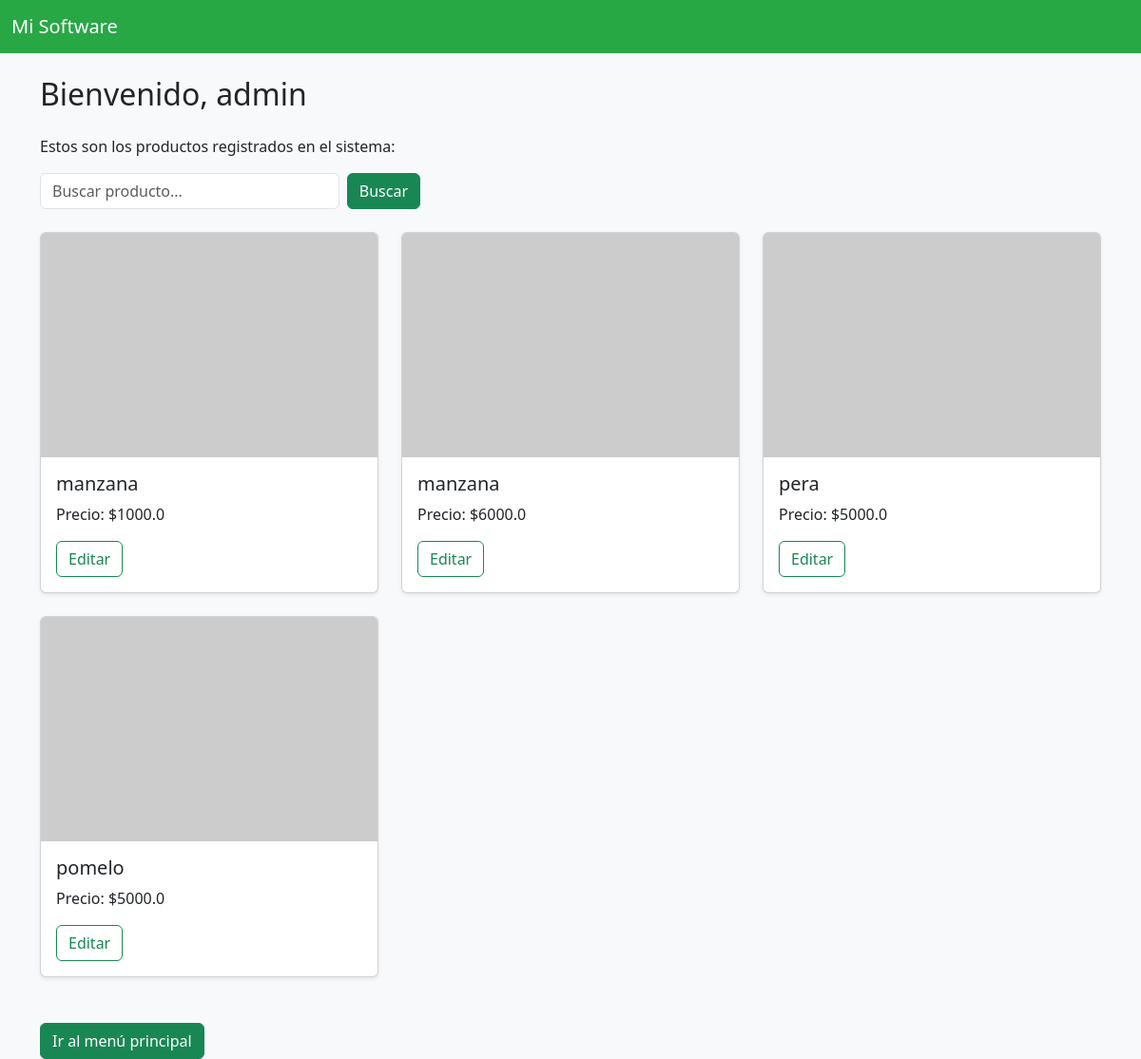
The page /inicio (signed in) on the database as committed earlier.
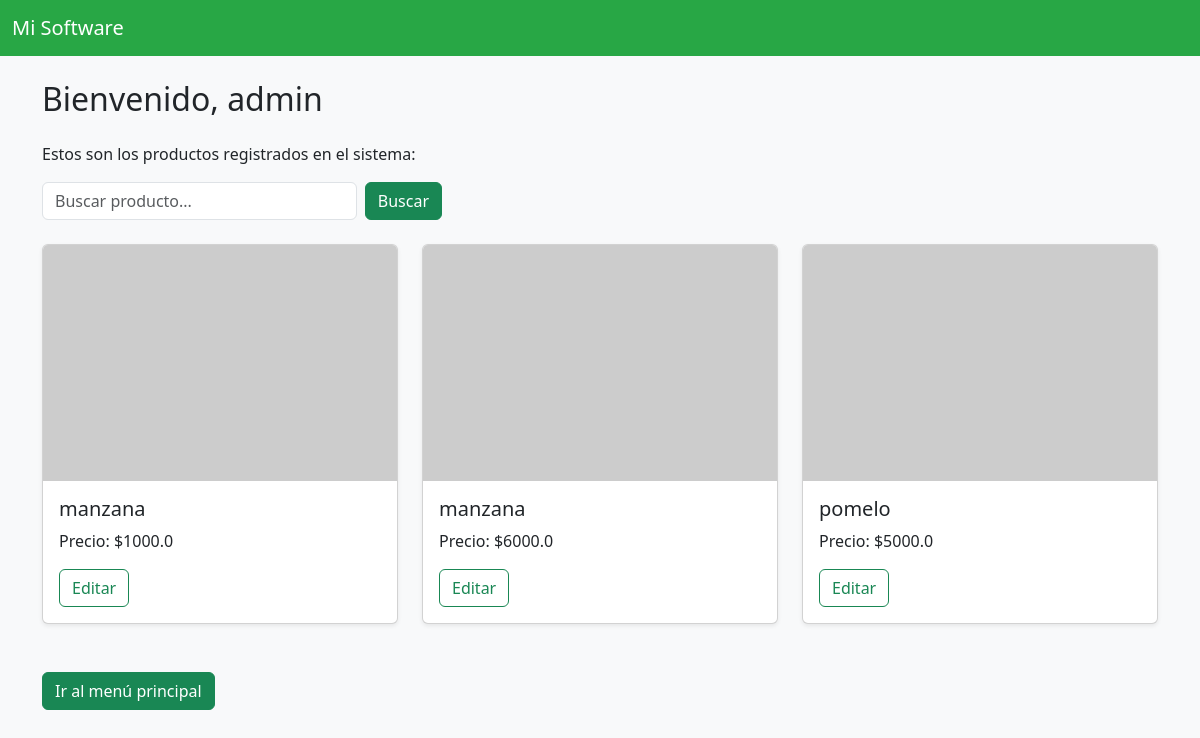
The same page on the database as committed later.
### tables this page shows
CREATE TABLE productos (
    id INTEGER PRIMARY KEY AUTOINCREMENT,
    nombre TEXT NOT NULL,
    precio REAL NOT NULL
, imagen TEXT);

### app.py (the view)
@app.route('/inicio', methods=['GET', 'POST'])
def inicio():
    if 'usuario' in session:
        conn = sqlite3.connect('database.db')
        cursor = conn.cursor()
        if request.method == 'POST':
            filtro = request.form['filtro']
            cursor.execute("SELECT * FROM productos WHERE nombre LIKE ?", ('%' + filtro + '%',))
        else:
            cursor.execute("SELECT * FROM productos")
        productos = cursor.fetchall()
        conn.close()
        if 'carrito' not in session:
            session['carrito'] = []
        total = calcular_total_carrito(session['carrito'])
        return render_template('inicio.html', usuario=session['usuario'], productos=productos, total=total)
    return redirect(url_for('login'))

### app.py (called while the page is built)
def calcular_total_carrito(carrito):
    return sum(item['precio'] * item['cantidad'] for item in carrito)

### templates/inicio.html (shortened to what this page needs)
{% extends 'base.html' %}
{% block content %}
<h2 class="mb-4">Bienvenido, {{ usuario }}</h2>
<p>Estos son los productos registrados en el sistema:</p>
<form method="POST" class="mb-4 d-flex" style="max-width: 400px;">
    <input type="text" name="filtro" class="form-control me-2" placeholder="Buscar producto...">
    <button type="submit" class="btn btn-success">Buscar</button>
</form>
{% if productos %}
<div class="row">
    {% for producto in productos %}
    <div class="col-md-4 mb-4">
        <div class="card h-100 shadow-sm">
            {% if producto[3] %}
            <img src="{{ producto[3] }}" class="card-img-top" alt="{{ producto[1] }}" style="height: 200px; object-fit: cover;">
            {% else %}
            <img src="https://via.placeholder.com/300x200?text=Sin+imagen" class="card-img-top" alt="Sin imagen">
            {% endif %}
            <div class="card-body">
                <h5 class="card-title">{{ producto[1] }}</h5>
                <p class="card-text">Precio: ${{ producto[2] }}</p>
                {% if session['rol'] == 'admin' %}
                    <a href="/editar_producto/{{ producto[0] }}" class="btn btn-outline-success">Editar</a>
                {% else %}
                    <a href="{{ url_for('comprar', id=producto[0]) }}" class="btn btn-outline-primary">Comprar</a>
                {% endif %}
            </div>
        </div>
    </div>
    {% endfor %}
</div>
{% else %}
<div class="alert alert-warning">No hay productos registrados aún.</div>
{% endif %}
<div class="mt-4">
    {% if session['rol'] == 'admin' %}
        <a href="/menu" class="btn btn-success">Ir al menú principal</a>
    {% else %}
        <a href="{{ url_for('logout') }}" class="btn btn-secondary">Cerrar sesión</a>
    {% endif %}
</div>
{% endblock %}

Rows that differ between the two databases and show on the page:
removed productos: nombre "pera", precio "5000.0"
